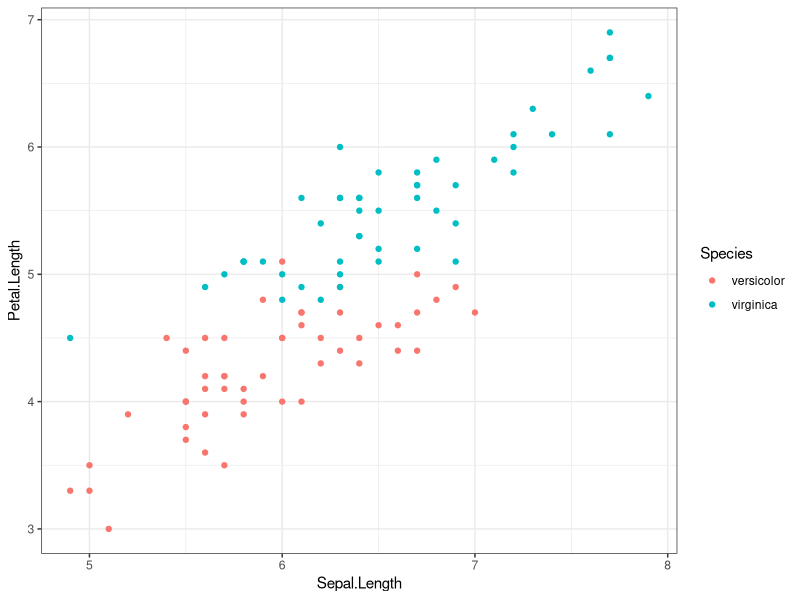
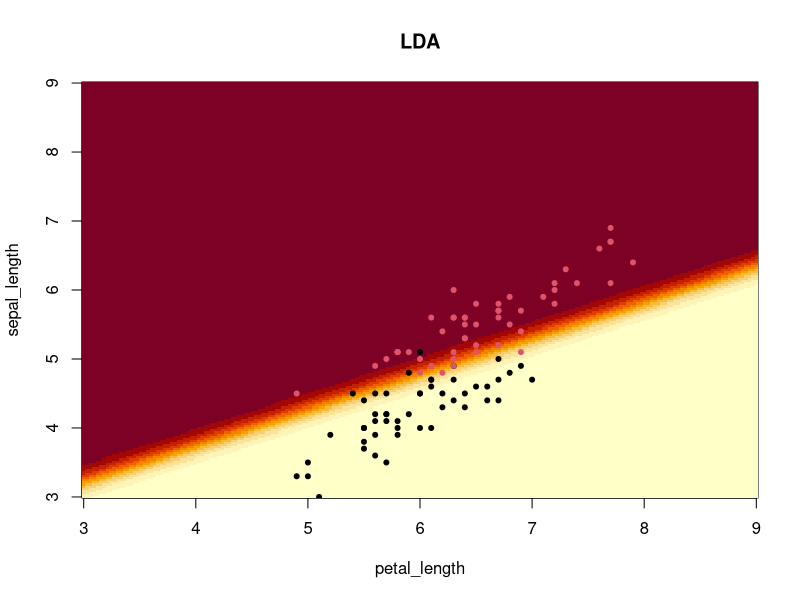
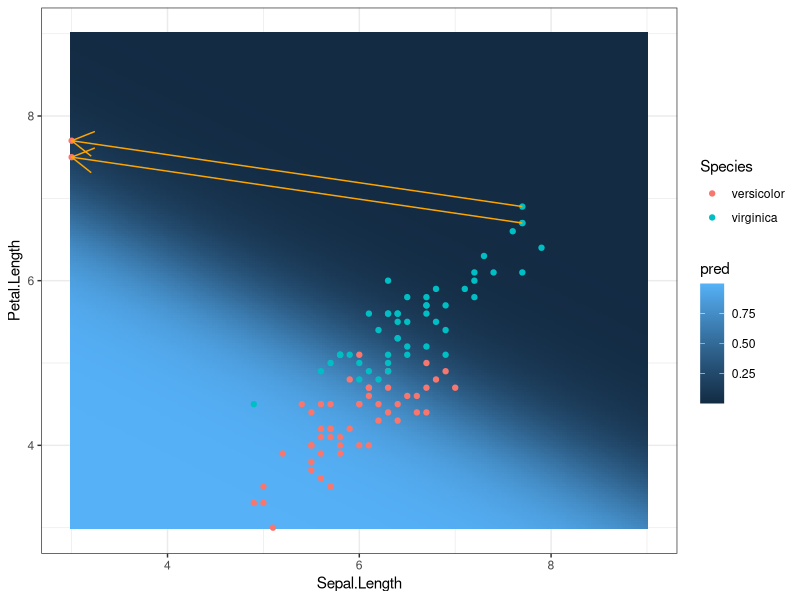

Source code (R) for these figures, in order:
## ---- chunk 1
library(MASS)
library(tidyverse)
theme_set(theme_bw())
data("iris")
iris <- iris %>% 
    filter(Species != "setosa") %>%
    select(contains("Length"), Species) %>%
    mutate(Species = fct_drop(Species)) # drop the unused setosa level
## ---- chunk 2
ggplot(iris, aes(Sepal.Length, Petal.Length)) +
  geom_point(aes(color = Species))
## ---- chunk 3
model_lda <- lda(Species ~ Sepal.Length + Petal.Length, data = iris)
xSepal <- seq(3,9, length = 200); xPetal <- seq(3,9, length = 200)
dd <- expand.grid(xSepal, xPetal)
names(dd) <- c("Sepal.Length", "Petal.Length")
pr.lda <- predict(model_lda, newdata = dd)$posterior
image(xSepal, xPetal, matrix(pr.lda[,2],200,200),
ylab = "sepal_length", xlab = "petal_length", main = "LDA")
points(Petal.Length ~ Sepal.Length,
data = iris, pch = 20, cex = 1,
col = Species)
## ---- chunk 4
x1 <- c(4.9,5.3)
x2 <- c(5.9,4.8)
data <- data.frame(rbind(x1,x2))
names(data)<-c("Sepal.Length","Petal.Length")
new.predict <-predict(model_lda,newdata = data)
new.predict$posterior
## ---- chunk 5
extras <- tribble(
    ~ Sepal.Length, ~ Petal.Length, ~ Species,
    3, 7.5, "versicolor",
    3, 7.7, "versicolor"
)
iris_extra <- bind_rows(iris, extras)
iris_replaced <- iris_extra[-c(68:69),]
ldaobj2 <- lda(Species~Sepal.Length + Petal.Length, data = iris_replaced)
dd$pred <- predict(ldaobj2, newdata=dd)$posterior[,1]
ggplot(iris_extra, aes(Sepal.Length, Petal.Length)) +
  geom_tile(data = dd, aes(fill = pred)) +
  geom_point(aes(color = Species)) +
  annotate(geom = "segment",  arrow = arrow(),
           color = "orange",
           x = iris_extra[68:69,1], y = iris_extra[68:69,2],
           xend = pull(extras[,1]), yend = pull(extras[,2]))
